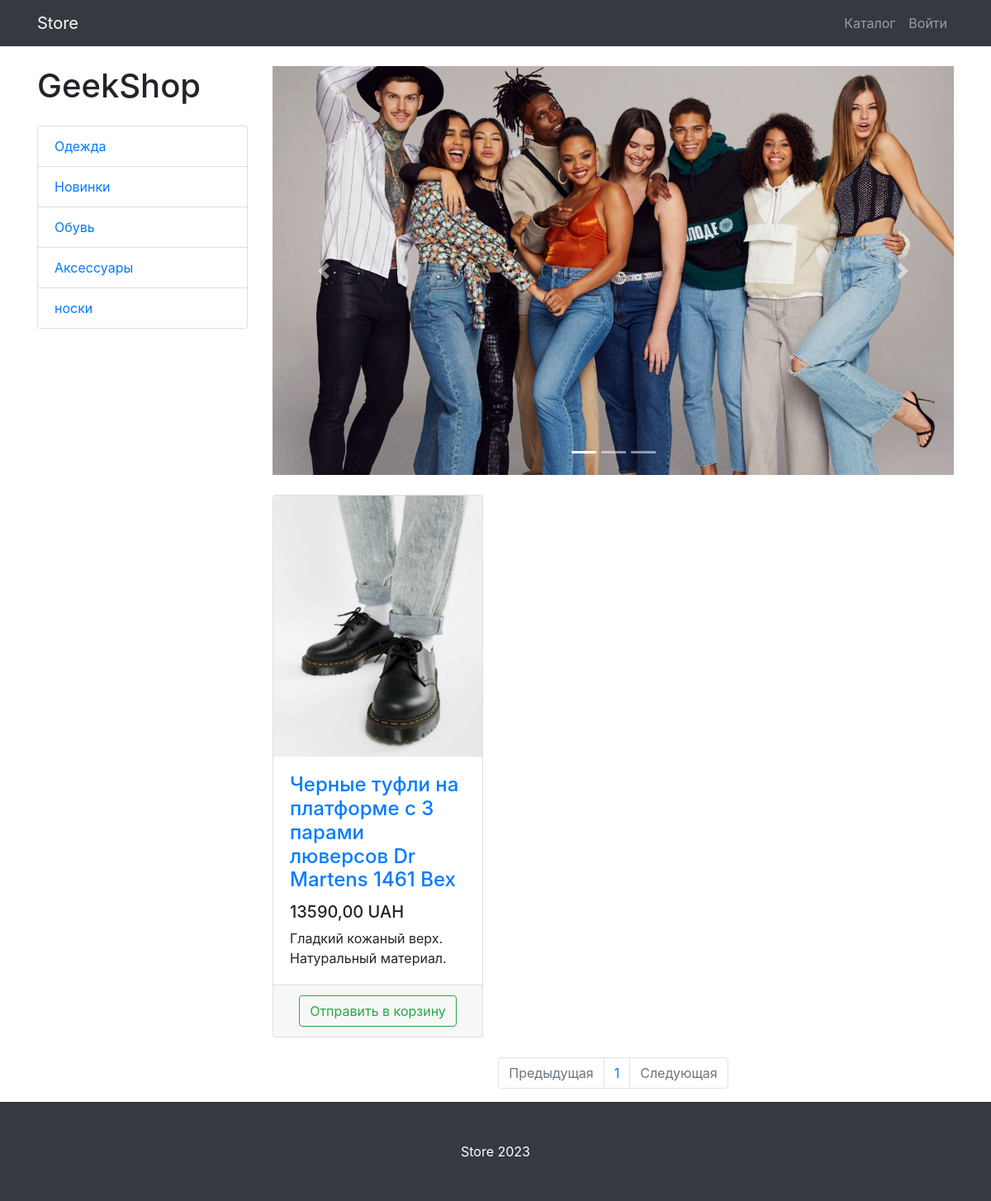
Page /products/3/ on the committed database.
### products/models.py (models this page shows, shortened)
class ProductsCategory(models.Model):
    name = models.CharField(max_length=78, unique=True)
    description = models.TextField(blank=True)
    class Meta:
        verbose_name_plural = ('Product Categories')

class Products(models.Model):
    name = models.CharField(max_length=256)
    image = models.ImageField(upload_to='products_images', blank=True)
    description = models.TextField(blank=True)
    short_description = models.CharField(max_length=64, blank=True)
    price = models.DecimalField(max_digits=8, decimal_places=2, default=0)
    quantity = models.PositiveBigIntegerField(default=0)
    category = models.ForeignKey(ProductsCategory, on_delete=models.CASCADE)

### products/views.py (the view)
# urls.py: path('', products, name='index'),
def products(request, category_id=None, page=1):
    context = {'title': 'Каталог - Store', 'categories': ProductsCategory.objects.all()}
    if category_id:
        products = Products.objects.filter(category_id=category_id)
    else:
        products = Products.objects.all()
    paginator = Paginator(products, 3)
    products_paginator = paginator.page(page)
    context.update({'products': products_paginator})
    return render(request, 'products/products.html', context)

### products/templates/products/products.html (shortened to what this page needs)
{% extends 'products/base.html' %}
{% load static %}
{% block css %}
    <link href="{% static 'css/products.css' %}" rel="stylesheet">
{% endblock %}
{% block content %}
    <div class="container">
    <div class="row">
        <div class="col-lg-3">
            <h1 class="my-4">GeekShop</h1>
            <div class="list-group">
                {% for category in categories %}
                    <a href="{% url 'products:category' category.id %}"
                     class="list-group-item">
                     {{ category.name }}
                    </a>
                {% endfor %}
            </div>
        </div>
        <div class="col-lg-9">
            <div id="carouselExampleIndicators" class="carousel slide my-4" data-ride="carousel">
                <ol class="carousel-indicators">
                    <li data-target="#carouselExampleIndicators" data-slide-to="0" class="active"></li>
                    <li data-target="#carouselExampleIndicators" data-slide-to="1"></li>
                    <li data-target="#carouselExampleIndicators" data-slide-to="2"></li>
                </ol>
                <div class="carousel-inner" role="listbox">
                    <div class="carousel-item active">
                        <img class="d-block img-fluid" src="{% static 'vendor/img/slides/slide-1.jpg' %}" alt="First slide">
                    </div>
                </div>
                <a class="carousel-control-prev" href="#carouselExampleIndicators" role="button" data-slide="prev">
                    <span class="carousel-control-prev-icon" aria-hidden="true"></span>
                </a>
                <a class="carousel-control-next" href="#carouselExampleIndicators" role="button" data-slide="next">
                    <span class="carousel-control-next-icon" aria-hidden="true"></span>
                </a>
            </div>
            <div class="row">
                {% for product in products %}
                <div class="col-lg-4 col-md-6 mb-4">
                    <div class="card h-100">
                        <a href="#">
                            <img class="card-img-top"
                                 src="/media/{{ product.image }}"
                                 alt="">
                        </a>
                        <div class="card-body">
                            <h4 class="card-title">
                                <a href="#">{{ product.name }}</a>
                            </h4>
                            <h5>{{ product.price }} UAH</h5>
                            <p class="card-text">{{ product.short_description }}</p>
                        </div>
                        <div class="card-footer text-center">
                            <a href="{% url 'products:basket_add' product.id %}">
                                <button type="button" class="btn btn-outline-success">
                                    Отправить в корзину
                                </button>
                            </a>
                        </div>
                    </div>
                </div>
                {% endfor %}
            </div>
            <nav aria-label="Page navigation example">
                <ul class="pagination justify-content-center">
                    <li class="page-item {% if not products.has_previous %} disabled {% endif %}">
                        <a class="page-link"
                        href="{% if products.has_previous %} {% url 'products:page' products.previous_page_number %} {% else %} # {% endif %}"
                        tabindex="-1" aria-disabled="true">Предыдущая</a>
                    </li>
                    {% for page in products.paginator.page_range %}
                        <li class="page-item">
                            <a class="page-link" href="{% url 'products:page' page %}">
                                {{ page }}
                            </a>
                        </li>
                    {% endfor %}
                    <li class="page-item {% if not products.has_next %} disabled {% endif %}">
                        <a class="page-link"
                        href="{% if products.has_next %} {% url 'products:page' products.next_page_number %} {% else %} # {% endif %}"
                        >Следующая</a>
                    </li>
                </ul>
            </nav>
        </div>
    </div>
</div>
{% endblock %}
{% block footer %}
    <footer class="py-5 bg-dark">
        <div class="container">
            <p class="m-0 text-center text-white"> Store 2023</p>
        </div>
    </footer>
{% endblock %}

### rows in the picture
ProductsCategory: name "Одежда"
ProductsCategory: name "Новинки"
ProductsCategory: name "Обувь"
ProductsCategory: name "Аксессуары"
ProductsCategory: name "носки"
Products: image (picture), name "Черные туфли на платформе с 3 парами люверсов Dr Martens 1461 Bex", price "13590,00", short_description "Гладкий кожаный верх. Натуральный материал."

### other values in the picture
{{ page }} "1"
